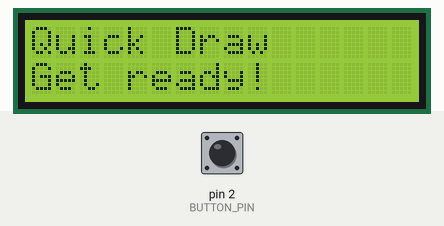
Recording of a sketch running on a simulated Arduino Uno, built with avr-gcc and run on an emulated ATmega328P. Parts: 16×2 character LCD. The inputs (shaded band) are chosen by the test bench; at power-on: pin 2 (BUTTON_PIN) HIGH. Random numbers use the default seed unless the sketch sets one.

Above: at 1.2 s.
1.3 s: pin 2 (BUTTON_PIN) pulled LOW for 3.2 s
At 2.7 s:
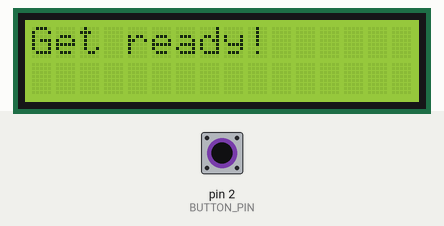
6.6 s: pin 2 (BUTTON_PIN) pulled LOW for 0.15 s
At 11.9 s:
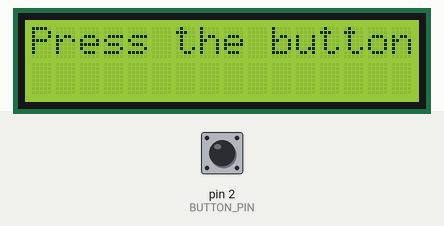
12.3 s: pin 2 (BUTTON_PIN) pulled LOW for 1 s
At 13.5 s:
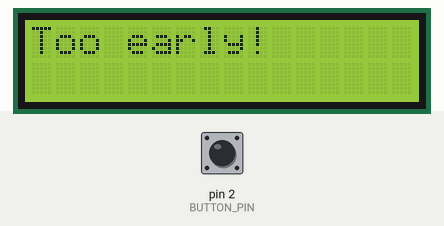
Timing chart, 0 to 15.3 s (numbered marks = the images above; inputs shaded):
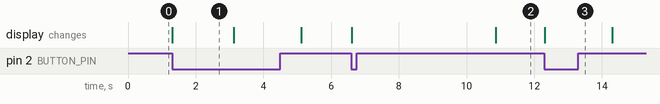

Measured:
- after the input at 1.3 s, the display: changes at once (image 1)
- after the input at 6.6 s, the display: first changes at once (image 2 shows a later state)
- after the input at 12.3 s, the display: changes at once (image 3)
- what the display in image 1 shows lasts 1.8 s, from 1.3 s to 3.1 s

The sketch:

main.ino
```cpp
#include <LiquidCrystal.h>

// Define button pin
#define BUTTON_PIN 2

// Initialize LCD
LiquidCrystal lcd(7, 8, 9, 10, 11, 12); // RS, EN, D4, D5, D6, D7

unsigned long fastestReactionTime = ULONG_MAX; // Initialize to maximum possible value

void setup() {
  // Initialize LCD
  lcd.begin(16, 2);

  // Set button pin as input
  pinMode(BUTTON_PIN, INPUT_PULLUP);

  // Print initial message
  lcd.print("Quick Draw");
  lcd.setCursor(0, 1);
  lcd.print("Get ready!");
}

void loop() {
  // Wait for button press to start the game
  while (digitalRead(BUTTON_PIN) == HIGH);

  // Clear screen and prompt player to get ready
  lcd.clear();
  lcd.print("Get ready!");

  // Generate random delay before target appears
  unsigned long randomDelay = random(1000, 5000); // Random delay between 1 to 5 seconds
  delay(randomDelay);

  // Clear screen and prompt player to press the button
  lcd.clear();
  lcd.print("Press the button!");

  // Record start time
  unsigned long startTime = millis();

  // Wait for button press
  while (digitalRead(BUTTON_PIN) == HIGH);

  // Calculate reaction time
  unsigned long reactionTime = millis() - startTime;

  // Check if button was pressed too early
  if (reactionTime < randomDelay) {
    lcd.clear();
    lcd.print("Too early!");
    delay(2000);
  } else {
    // Display reaction time
    lcd.clear();
    lcd.print("Reaction Time:");
    lcd.setCursor(0, 1);
    lcd.print(reactionTime);
    lcd.print(" ms");

    // Update fastest reaction time if necessary
    if (reactionTime < fastestReactionTime) {
      fastestReactionTime = reactionTime;
      lcd.setCursor(0, 0);
      lcd.print("New Record!");
    }

    // Display fastest reaction time
    lcd.setCursor(0, 0);
    lcd.print("Fastest Time:");
    lcd.setCursor(0, 1);
    lcd.print(fastestReactionTime);
    lcd.print(" ms");

    // Delay before resetting the game
    delay(2000);
  }

  // Reset the game
  lcd.clear();
  lcd.print("Quick Draw");
  lcd.setCursor(0, 1);
  lcd.print("Get ready!");
}
```
